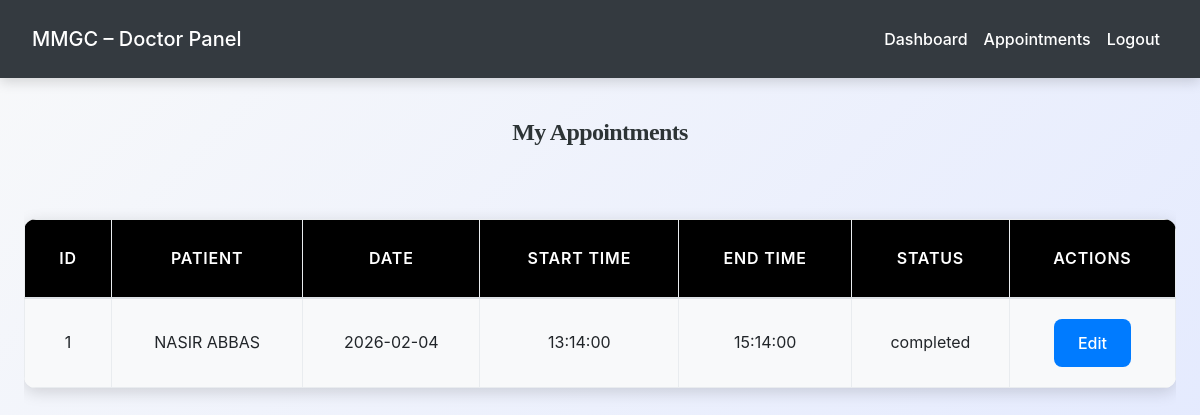
Screenshot of /doctor/view_appointments.php (signed in) with the database file from the repository.
### tables this page shows
CREATE TABLE `appointments` (
  `appointment_id` int(11) NOT NULL,
  `patient_id` int(11) NOT NULL,
  `doctor_id` int(11) NOT NULL,
  `appointment_date` date NOT NULL,
  `start_time` time NOT NULL,
  `end_time` time NOT NULL,
  `status` enum('pending','confirmed','cancelled','completed') DEFAULT 'pending',
  `reason` text DEFAULT NULL,
  `created_at` datetime DEFAULT current_timestamp(),
  `updated_at` datetime DEFAULT current_timestamp() ON UPDATE current_timestamp()
);

CREATE TABLE `patients` (
  `id` int(11) NOT NULL,
  `mr_number` varchar(20) NOT NULL,
  `name` varchar(100) NOT NULL,
  `email` varchar(100) DEFAULT NULL,
  `phone` varchar(15) NOT NULL,
  `password` varchar(255) DEFAULT NULL,
  `blood_group` varchar(10) DEFAULT NULL,
  `allergies` text DEFAULT NULL,
  `emergency_contact_name` varchar(150) DEFAULT NULL,
  `date_of_birth` date DEFAULT NULL,
  `gender` enum('male','female','other') DEFAULT NULL,
  `address` text DEFAULT NULL,
  `guardian_name` varchar(100) DEFAULT NULL,
  `guardian_phone` varchar(15) DEFAULT NULL,
  `registration_date` date DEFAULT curdate(),
  `status` enum('active','inactive') DEFAULT 'active',
  `created_at` timestamp NOT NULL DEFAULT current_timestamp()
);

### doctor/view_appointments.php (the view, shortened to what this page needs)
<?php
require_once('../config.php');
$doctor_id = $_SESSION['doctor_id'];
$query = "SELECT a.*, p.name AS patient_name
          FROM appointments a
          JOIN patients p ON a.patient_id = p.id
          WHERE a.doctor_id = $doctor_id
          ORDER BY a.appointment_date DESC, a.start_time DESC";
$res = $conn->query($query);
?>
<!DOCTYPE html>
<html>
<head>
    <link rel="stylesheet" href="https://maxcdn.bootstrapcdn.com/bootstrap/4.5.2/css/bootstrap.min.css">
    <link rel="stylesheet" href="../css/style.css">
</head>
<body>
<?php include('navbar.php'); ?>
<div class="container mt-4">
    <h4>My Appointments</h4>
    <div class="table-responsive">
        <table class="table table-bordered table-hover">
            <thead>
                <tr>
                    <th>ID</th>
                    <th>Patient</th>
                    <th>Date</th>
                    <th>Start Time</th>
                    <th>End Time</th>
                    <th>Status</th>
                    <th>Actions</th>
                </tr>
            </thead>
            <tbody>
                <?php
                if($res->num_rows > 0){
                    while($row = $res->fetch_assoc()){
                        echo "<tr>
                            <td>{$row['appointment_id']}</td>
                            <td>{$row['patient_name']}</td>
                            <td>{$row['appointment_date']}</td>
                            <td>{$row['start_time']}</td>
                            <td>{$row['end_time']}</td>
                            <td>{$row['status']}</td>
                            <td>
                                <button class='btn btn-sm btn-primary' data-toggle='modal' data-target='#editModal{$row['appointment_id']}'>Edit</button>
                            </td>
                        </tr>";
                    }
                } else {
                    echo "<tr><td colspan='7' class='text-center'>No appointments found.</td></tr>";
                }
                ?>
            </tbody>
        </table>
    </div>
</div>
</body>
</html>

### css/style.css (style rules this page uses)
:root { --primary: #007bff; --secondary: #6c757d; --success: #28a745; --info: #17a2b8; --warning: #ffc107; --danger: #dc3545; --light: #f8f9fa; --dark: #2d3436; --accent: #ff6f61; --highlight: #6f42c1; --shadow: rgba(0, 0, 0, 0.15); --transition: all 0.3s ease-in-out; }
body { font-family: 'Inter', 'Segoe UI', Tahoma, Geneva, Verdana, sans-serif; background: linear-gradient(135deg, var(--light) 0%, #e0e7ff 100%); color: var(--dark); line-height: 1.8; margin: 0; padding: 0; min-height: 100vh; font-size: 16px; }
h1, h2, h3, h4 { text-align: center; margin: 2.5rem 0; font-family: 'Georgia', 'Times New Roman', serif; color: var(--dark); font-weight: 700; letter-spacing: -0.025em; }
h4 { font-size: 1.5rem; }
.container { max-width: 1200px; margin: 0 auto 3rem; padding: 0 1.5rem; }
.table { width: 100%; border-collapse: collapse; margin: 2rem 0; font-size: 1rem; background-color: #ffffff; border-radius: 12px; overflow: hidden; box-shadow: 0 4px 16px var(--shadow); transition: var(--transition); }
.table th, .table td { padding: 1.25rem; border: 1px solid #e9ecef; text-align: center; vertical-align: middle; }
.table thead th { background-color: rgb(0, 0, 0); color: white; font-weight: 600; text-transform: uppercase; letter-spacing: 0.05em; padding: 1.5rem; }
.table tbody tr { transition: var(--transition); }
.table tbody tr:nth-child(odd) { background-color: var(--light); }
.btn-primary { background-color: var(--primary); color: #fff; border: none; border-radius: 8px; padding: 0.75rem 1.5rem; font-size: 1rem; font-weight: 500; cursor: pointer; transition: var(--transition); display: inline-flex; align-items: center; justify-content: center; }

### rows the page displays
appointments: appointment_id "1", patient.name "NASIR ABBAS", appointment_date "2026-02-04", start_time "13:14:00", end_time "15:14:00", status "completed"
